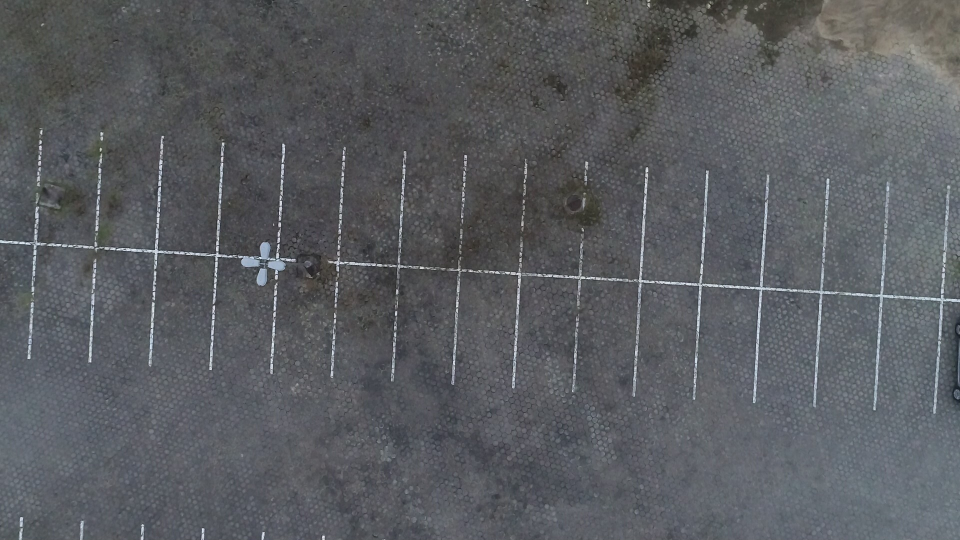
#> input picture Base_de_Dados/vazias_set2_30m_1.JPG, 1920 x 1080 px (shown at 1/2 size); its folder holds only this picture in this run
$ python validacao.py
#> lines starting #> are read from the running program, lines starting #| are printed output that depends on the picture
from sklearn.model_selection import train_test_split
from PIL import Image
import numpy as np
import os
import cv2

# Pasta contendo as imagens
pasta_imagens = "Base_de_Dados"

# Lista para armazenar os caminhos completos das imagens
caminhos_imagens = []

# Percorre a pasta de imagens e obtém os caminhos completos das imagens
for arquivo in os.listdir(pasta_imagens):
    caminho_imagem = os.path.join(pasta_imagens, arquivo)
    caminhos_imagens.append(caminho_imagem)

# Carrega as imagens como arrays usando o Pillow (PIL) e redimensiona
imagens = []
for caminho_imagem in caminhos_imagens:
    imagem = Image.open(caminho_imagem)
#> imagem is the input picture: PIL image 1920x1080 RGB; mean R, G, B 89.9, 92.4, 96.4
    imagem = imagem.resize((224, 224))  # Redimensiona para 224x224 (exemplo)
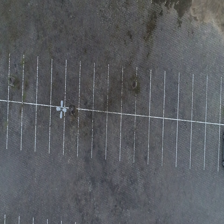
#> imagem: PIL image 224x224 RGB; mean R, G, B 89.9, 92.4, 96.4
    array_imagem = np.array(imagem)
    imagens.append(array_imagem)

# Converte a lista de imagens em um array NumPy
dados = np.array(imagens)

# Dividindo os dados em treinamento e teste
#> (the run stopped early here; a loop or call above may not have finished)
